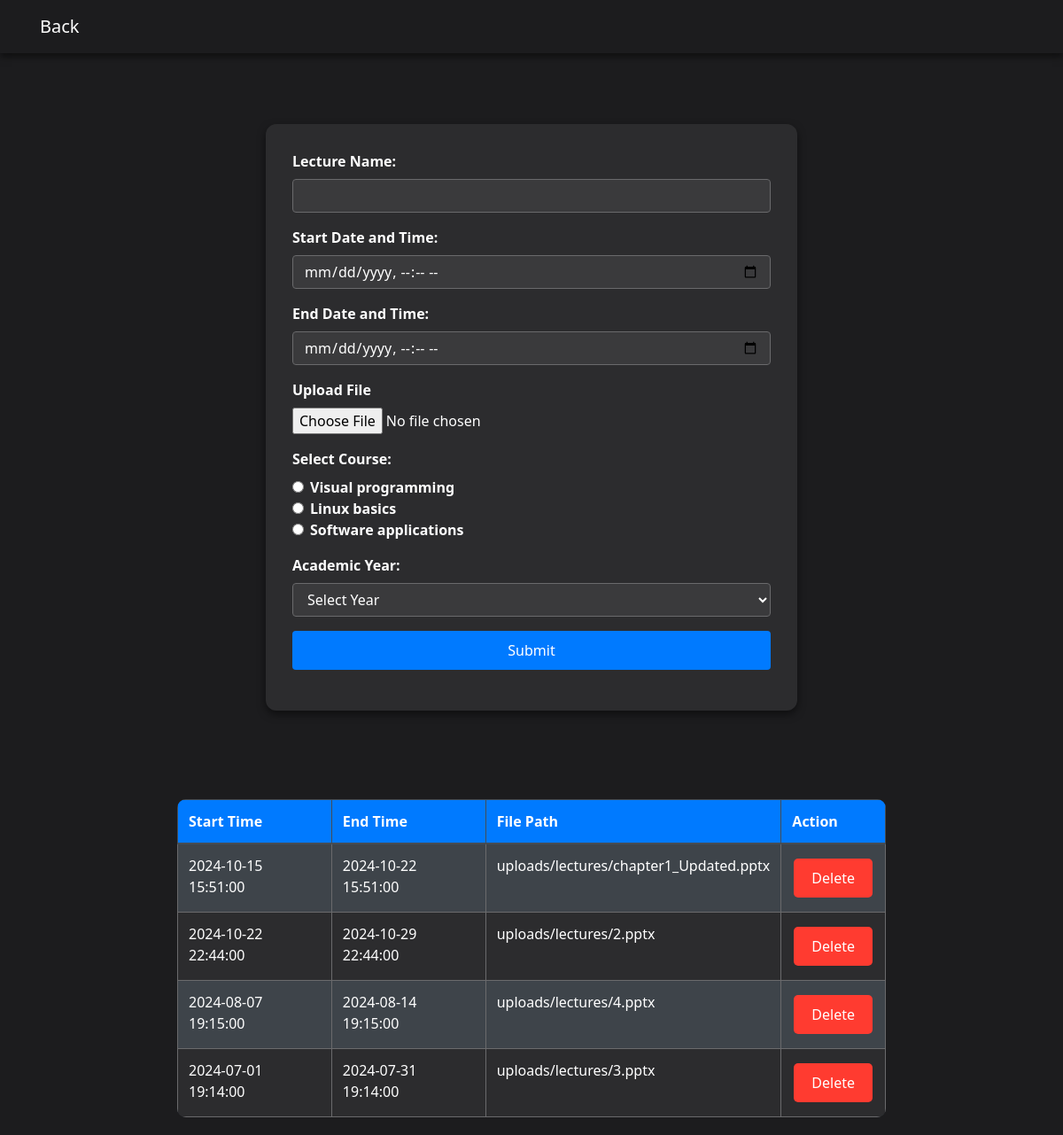
The app's page /USM_CODE/dist/lectures.php (signed in) with its own data.
### tables this page shows
CREATE TABLE `teaching` (
  `teacherID` bigint(20) NOT NULL,
  `CourseID` int(11) NOT NULL,
  `YearID` int(11) NOT NULL
);

CREATE TABLE `course` (
  `CourseID` int(255) NOT NULL,
  `curriculum_year_id` int(11) DEFAULT NULL,
  `name` varchar(30) NOT NULL,
  `Code` varchar(255) NOT NULL,
  `credits` int(255) NOT NULL,
  `credit_price` varchar(255) NOT NULL,
  `picture_url` varchar(255) NOT NULL DEFAULT 'uploads/Courses',
  `YearID` int(11) DEFAULT NULL,
  `status` varchar(2) NOT NULL,
  `dept_id` int(11) DEFAULT NULL
);

CREATE TABLE `lectures` (
  `id` int(11) NOT NULL,
  `startTime` datetime NOT NULL,
  `endTime` datetime NOT NULL,
  `CourseID` int(11) DEFAULT NULL,
  `Lecture_name` varchar(255) NOT NULL,
  `File_url` varchar(255) NOT NULL,
  `YearID` int(11) DEFAULT NULL
);

### USM_CODE/dist/lectures.php (the view, shortened to what this page needs)
<!DOCTYPE html>
<html lang="en">
<head>
  <link rel="stylesheet" href="https://stackpath.bootstrapcdn.com/bootstrap/4.5.2/css/bootstrap.min.css">
</head>
<body>
  <nav class="navbar navbar-expand-lg navbar-dark">
    <div class="container">
      <a class="navbar-brand" href="TeacherCP.php">Back</a>
    </div>
  </nav>
  <div class="form-container">
    <form action="lecture_action.php" method="post" enctype="multipart/form-data">
      <div class="form-group">
        <label for="lectureName">Lecture Name:</label>
        <input type="text" id="lectureName" class="form-control" name="lectureName" required>
      </div>
      <div class="form-group">
        <label for="startTime">Start Date and Time:</label>
        <input type="datetime-local" id="startTime" class="form-control" name="startTime" required>
      </div>
      <div class="form-group">
        <label for="endTime">End Date and Time:</label>
        <input type="datetime-local" id="endTime" class="form-control" name="endTime" required>
      </div>
      <div class="form-group">
        <label for="file">Upload File</label>
        <input type="file" class="form-control-file" id="file" name="file">
      </div>
      <div class="form-group">
        <label for="courses">Select Course:</label>
        <?php
        include 'connection.php';
        $teacherID = $_SESSION['teacherID'];
        $result = mysqli_query($con, "SELECT teaching.CourseID, course.name FROM teaching INNER JOIN course ON teaching.CourseID=course.CourseID WHERE teacherID = $teacherID");
        while ($row = mysqli_fetch_assoc($result)) {
          echo '<div class="form-check">';
          echo '<input type="radio" id="course' . $row['CourseID'] . '" name="courses" value="' . $row['CourseID'] . '" class="form-check-input">';
          echo '<label for="course' . $row['CourseID'] . '" class="form-check-label">' . $row['name'] . '</label>';
          echo '</div>';
        }
        ?>
      </div>
      <div class="form-group">
        <label for="year_id">Academic Year:</label>
        <?php
        $resultAcademic = mysqli_query($con, "SELECT * FROM academicyear");
        if ($resultAcademic) {
          echo '<select class="form-control" name="year_id" id="year_id">';
          echo '<option value="">Select Year</option>';
          echo '</select>';
        } else {
          echo '<p>No academic years found.</p>';
        }
        ?>
      </div>
      <div class="form-group text-center">
        <input type="submit" class="btn btn-primary" value="Submit">
      </div>
    </form>
  </div>
  <?php
  $TeacherID = $_SESSION['teacherID'];
  include 'connection.php';
  $result = mysqli_query($con, "SELECT l.id, l.startTime, l.endTime, l.CourseID, l.File_url, l.YearID FROM lectures AS l INNER JOIN teaching AS t ON l.CourseID = t.CourseID AND l.YearID = t.YearID WHERE teacherID = $TeacherID;");
  echo '<div class="table-responsive">';
  echo '<table class="table table-dark table-striped">';
  echo '<thead>';
  echo '<tr>';
  echo '<th>Start Time</th>';
  echo '<th>End Time</th>';
  echo '<th>File Path</th>';
  echo '<th>Action</th>';
  echo '</tr>';
  echo '</thead>';
  echo '<tbody>';
  while ($row = mysqli_fetch_assoc($result)) {
    echo '<tr>';
    echo '<td>' . $row['startTime'] . '</td>';
    echo '<td>' . $row['endTime'] . '</td>';
    echo '<td><a href="' . $row['File_url'] . '" class="text-white" target="_blank">' . $row['File_url'] . '</a></td>';
    echo '<td><a href="lecture_action.php?id=' . $row['id'] . '" class="btn btn-danger">Delete</a></td>';
  }
  echo '</tbody>';
  echo '</table>';
  echo '</div>';
  ?>
</body>
</html>

### USM_CODE/dist/lectures.php (style rules this page uses)
body { font-family: 'Segoe UI', Roboto, Helvetica, Arial, sans-serif; background-color: #1c1c1e; color: white; margin: 0; padding: 0; }
.form-container { width: 90%; max-width: 600px; background-color: #2c2c2e; border-radius: 12px; margin: 10vh auto; padding: 30px; box-shadow: 0px 4px 10px rgba(0, 0, 0, 0.5); }
.navbar { background-color: #1c1c1e; padding: 10px 20px; box-shadow: 0 4px 8px rgba(0, 0, 0, 0.5); }
.navbar a { color: white; }
.table { width: 90%; max-width: 800px; margin: 20px auto; border-radius: 10px; overflow: hidden; }
.table th, .table td { border: 1px solid #6a6a6c; }
.table th { background-color: #007aff; color: white; }
.table tr:nth-child(even) { background-color: #2c2c2e; }
.btn-danger { background-color: #FF3B30; color: white; border: none; padding: 10px 20px; text-align: center; text-decoration: none; display: inline-block; font-size: 16px; margin: 4px 2px; cursor: pointer; border-radius: 5px; transition: background-color 0.3s; }
.btn-primary { background-color: #007aff; border: none; transition: background-color 0.3s; width: 100%; padding: 10px; }
label { font-weight: bold; }
.form-check-label { color: white; }
.form-control { background-color: #3a3a3c; color: white; border: 1px solid #6a6a6c; }
.form-control-file { color: white; }
select.form-control { background-color: #3a3a3c; color: white; border: 1px solid #6a6a6c; }

### records on screen
teaching: CourseID.name "Visual programming"
teaching: CourseID.name "Linux basics"
teaching: CourseID.name "Software applications"
lectures: startTime "2024-10-15 15:51:00", endTime "2024-10-22 15:51:00", File_url "uploads/lectures/chapter1_Updated.pptx"
lectures: startTime "2024-10-22 22:44:00", endTime "2024-10-29 22:44:00", File_url "uploads/lectures/2.pptx"
lectures: startTime "2024-08-07 19:15:00", endTime "2024-08-14 19:15:00", File_url "uploads/lectures/4.pptx"
lectures: startTime "2024-07-01 19:14:00", endTime "2024-07-31 19:14:00", File_url "uploads/lectures/3.pptx"
